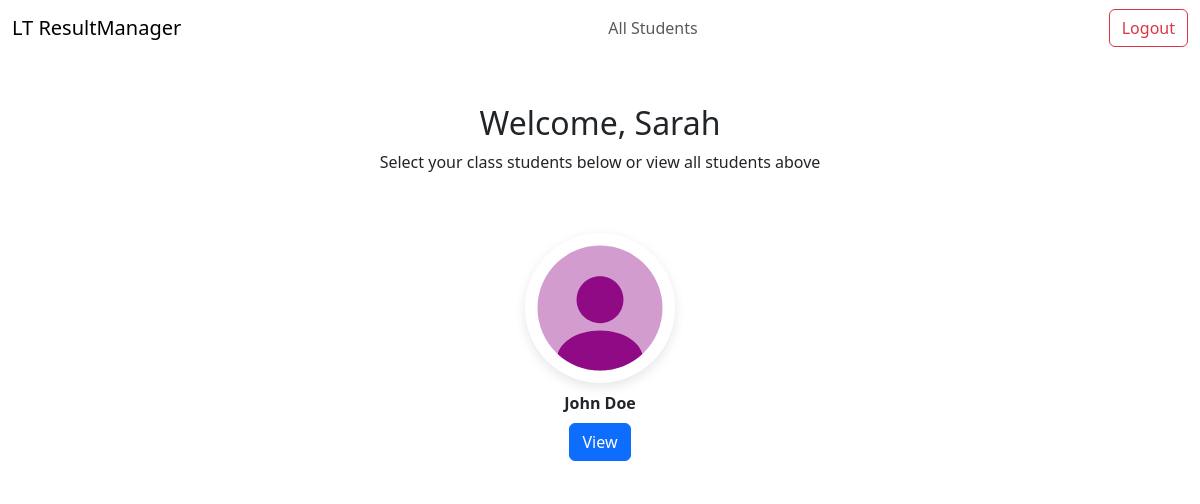
Page /teachers/home (signed in) on the earlier database version.
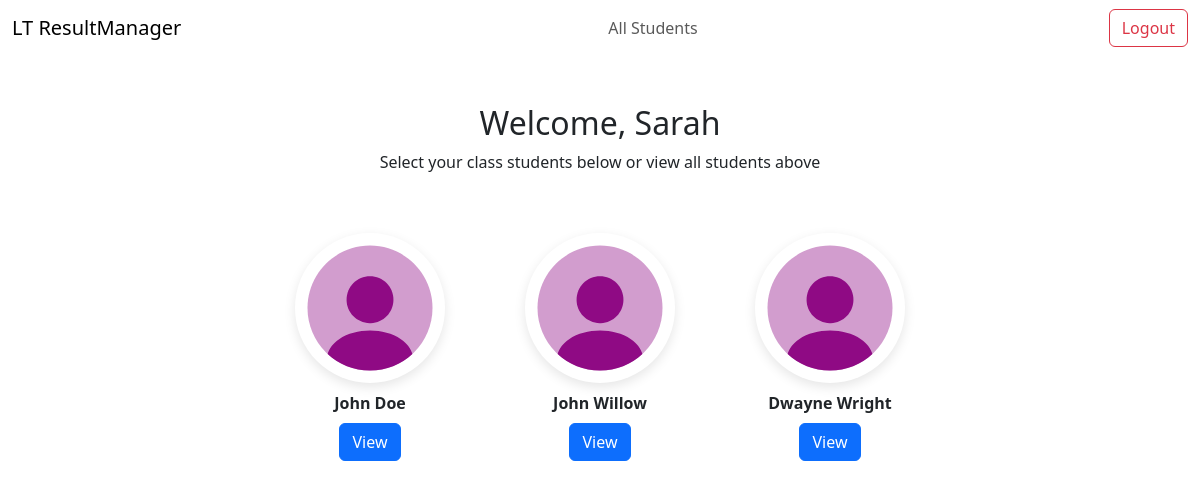
Same page on the later database version.
### main/models.py (models this page shows, shortened)
class Student(models.Model):
    first_name = models.CharField(max_length=50)
    surname = models.CharField(max_length=50)
    dob = models.DateField(blank=True, null=True)
    grade = models.CharField(max_length=10, choices=GRADE_CHOICES)
    class_teacher = models.ForeignKey(
        "Teacher", on_delete=models.SET_NULL, null=True, related_name='class_students')
    subjects = models.ManyToManyField(
        "Subject", related_name='subject_students', blank=True)
    profile_pic = models.ImageField(
        upload_to='student_pics/', blank=True, null=True)

### main/views.py (the view)
# urls.py: path("teachers/home", views.teacher_home, name="teacher_home"),
@login_required
def teacher_home(request):
    try:
        teacher = Teacher.objects.get(user=request.user)
        students = Student.objects.filter(class_teacher=teacher)
    except Teacher.DoesNotExist:
        students = []
    return render(request, 'main/teacher_home.html', {
        'students': students
    })

### main/templates/main/teacher_home.html (shortened to what this page needs)
{% extends 'main/base.html' %}
{% load static %}
{% block content %}
<div class="container mt-5 text-center">
  <h2>Welcome, {{ request.user.username }}</h2>
  <p>Select your class students below or view all students above</p>
  {% if students %}
  <div class="student-card-grid mt-4">
    {% for student in students %}
    <div class="student-card">
      <img
        src="{% if student.profile_image %}{{ student.profile_image.url }}{% else %}{% static 'main/images/default_profile_image_2.svg' %}{% endif %}"
        class="student-image" alt="{{ student.first_name }} {{ student.surname }}">
      <div class="student-name mt-2">{{ student.first_name }} {{ student.surname }}</div>
      <a href="{% url 'student' student.id %}" class="btn btn-md btn-primary mt-2">View</a>
    </div>
    {% endfor %}
  </div>
  {% else %}
  <p>You don’t have any students assigned to your class.</p>
  {% endif %}
</div>
{% endblock %}

Differences in the rows shown:
added Student: first_name "John", surname "Willow"
added Student: first_name "Dwayne", surname "Wright"
